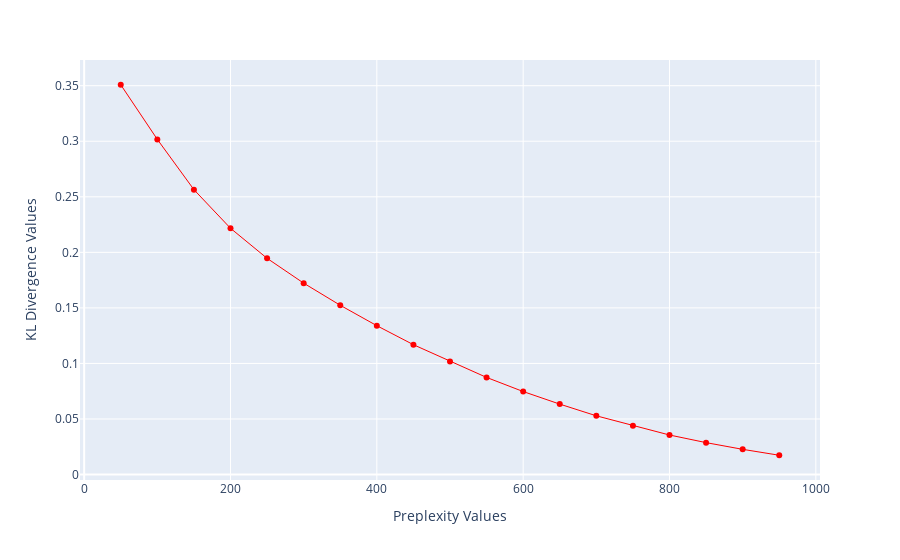

The code cell stored with this chart in its notebook:
### Code cell
preplexity = np.arange(50, 1000, 50)
divergence = []

for i in preplexity:
    model = TSNE(n_components=2, init='pca', perplexity=i)
    reduced = model.fit_transform(X_tsne)
    divergence.append(model.kl_divergence_)

fig = px.line(x=preplexity, y=divergence, markers=True)
fig.update_layout(
    xaxis_title="Preplexity Values",
    yaxis_title="KL Divergence Values",
)

fig.update_traces(
    line_color='red',
    line_width=1
)

fig.show()

### Figure 1 — Plotly figure (JSON) as saved in the notebook; plotly's stock layout.template omitted (floating-point values rounded to 4 significant figures)
{"data": [{"hovertemplate": "x=%{x}<br>y=%{y}<extra></extra>", "legendgroup": "", "line": {"color": "red", "dash": "solid", "width": 1}, "marker": {"symbol": "circle"}, "mode": "lines+markers", "name": "", "orientation": "v", "showlegend": false, "type": "scatter", "x": [50, 100, 150, 200, 250, 300, 350, 400, 450, 500, 550, 600, 650, 700, 750, 800, 850, 900, 950], "xaxis": "x", "y": [0.3508, 0.3017, 0.2564, 0.2217, 0.1946, 0.1723, 0.1524, 0.134, 0.1169, 0.1018, 0.08742, 0.07472, 0.06339, 0.05286, 0.04393, 0.0356, 0.02873, 0.02269, 0.01737], "yaxis": "y"}], "layout": {"legend": {"tracegroupgap": 0}, "margin": {"t": 60}, "xaxis": {"anchor": "y", "domain": [0, 1], "title": {"text": "Preplexity Values"}}, "yaxis": {"anchor": "x", "domain": [0, 1], "title": {"text": "KL Divergence Values"}}}}
